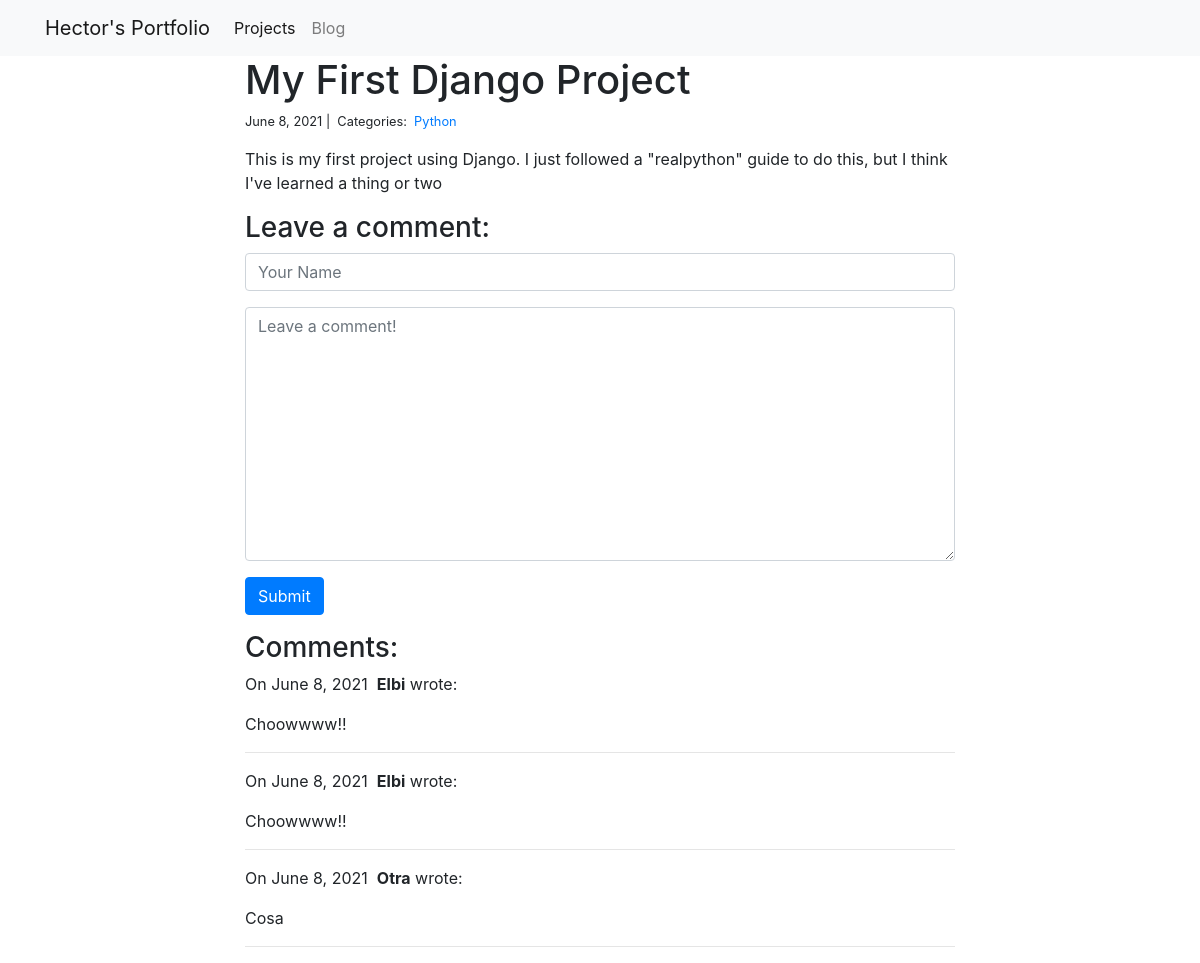
Page /blog/1/ on the committed database.
### blog/models.py (models this page shows, shortened)
class Post(models.Model):
    title = models.CharField(max_length=255)
    body = models.TextField()
    created_on = models.DateTimeField(auto_now_add=True)
    last_modified = models.DateTimeField(auto_now=True)
    categories = models.ManyToManyField('Category', related_name='posts')

class Category(models.Model):
    name = models.CharField(max_length=20)

class Comment(models.Model):
    author = models.CharField(max_length=60)
    body = models.TextField()
    created_on = models.DateTimeField(auto_now_add=True)
    post = models.ForeignKey('Post', on_delete=models.CASCADE)

### blog/views.py (the view)
# urls.py: path("<int:pk>/", views.blog_detail, name="blog_detail"),
def blog_detail(request, pk):
    post = Post.objects.get(pk=pk)
    form = CommentForm()
    if request.method == 'POST':
        form = CommentForm(request.POST)
        if form.is_valid():
            comment = Comment(author=form.cleaned_data["author"],body=form.cleaned_data["body"],post=post)
            comment.save()
    comments = Comment.objects.filter(post=post)
    context = {
        "post": post,
        "comments": comments,
        "form": form,
    }
    return render(request, "blog_detail.html", context)

### blog/forms.py
class CommentForm(forms.Form):
    author = forms.CharField(max_length=60, widget=forms.TextInput(attrs={
            "class": "form-control",
            "placeholder": "Your Name"
        })
    )
    body = forms.CharField(widget=forms.Textarea(
        attrs={
            "class": "form-control",
            "placeholder": "Leave a comment!"
        })
    )

### blog/templates/blog_detail.html (shortened to what this page needs)
{% extends "base.html" %}
{% block page_content %}
<div class="col-md-8 offset-md-2">
    <h1>{{ post.title }}</h1>
    <small>
        {{ post.created_on.date }} |&nbsp;
        Categories:&nbsp;
        {% for category in post.categories.all %}
        <a href="{% url 'blog_category' category.name %}">
            {{ category.name }}
        </a>&nbsp;
        {% endfor %}
    </small>
    <p>{{ post.body | linebreaks }}</p>
    <h3>Leave a comment:</h3>
    <form action="/blog/{{ post.pk }}/" method="post">
        <div class="form-group">
            {{ form.author }}
        </div>
        <div class="form-group">
            {{ form.body }}
        </div>
        <button type="submit" class="btn btn-primary">Submit</button>
    </form>
    <h3>Comments:</h3>
    {% for comment in comments %}
    <p>
        On {{comment.created_on.date }}&nbsp;
        <b>{{ comment.author }}</b> wrote:
    </p>
    <p>{{ comment.body }}</p>
    <hr>
    {% endfor %}
</div>
{% endblock %}

### rows in the picture
Post: title "My First Django Project", created_on "June 8, 2021", body "This is my first project using Django. I just followed a \"realpython\" guide to do this, but I think I've learned a thing or two"
Category: name "Python"
Comment: created_on "June 8, 2021", author "Elbi", body "Choowwww!!"
Comment: created_on "June 8, 2021", author "Elbi", body "Choowwww!!"
Comment: created_on "June 8, 2021", author "Otra", body "Cosa"
